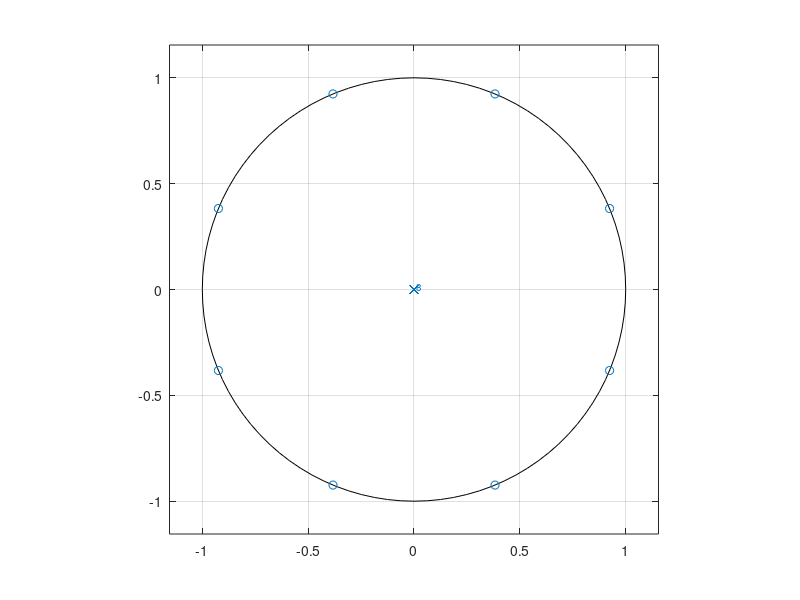
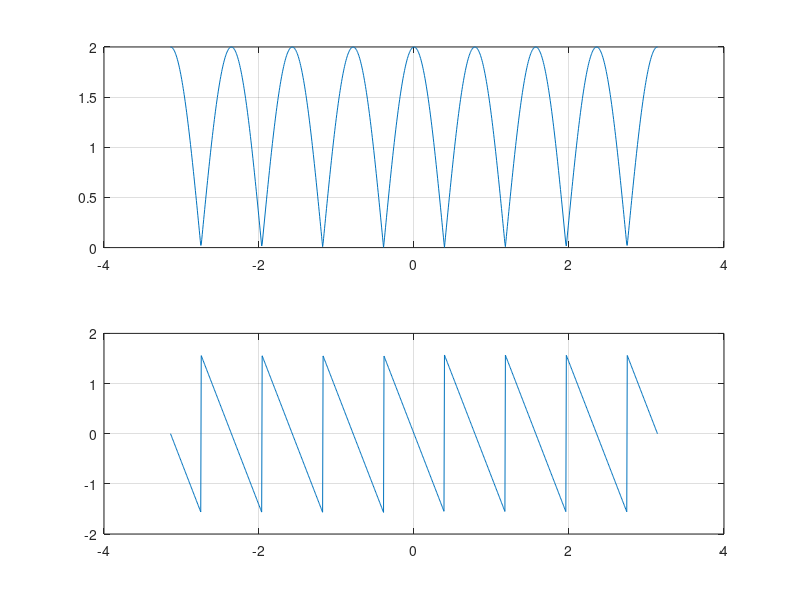

Here is the MATLAB script that generated these plots, in order:
clear all
close all
clc
L=8;R=1;        
b=[1 0 0 0 0 0 0 0 R^L];
w=linspace(-pi,pi,1000);
H=freqz(b,1,w);
zplane(b,1)
figure
subplot(211);plot(w,abs(H));grid on;
subplot(212);plot(w,angle(H));grid on;


